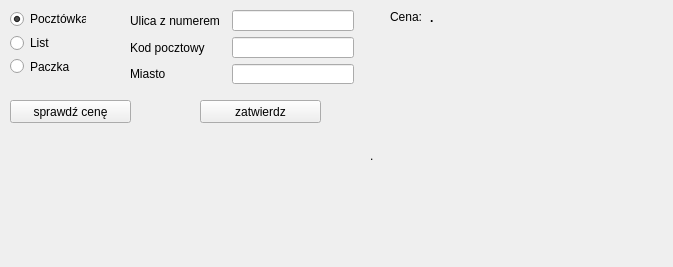
<?xml version="1.0" encoding="UTF-8"?>
<ui version="4.0">
 <class>Form</class>
 <widget class="QWidget" name="Form">
  <property name="geometry">
   <rect>
    <x>0</x>
    <y>0</y>
    <width>673</width>
    <height>267</height>
   </rect>
  </property>
  <property name="windowTitle">
   <string>Form</string>
  </property>
  <widget class="QPushButton" name="but">
   <property name="geometry">
    <rect>
     <x>10</x>
     <y>100</y>
     <width>121</width>
     <height>23</height>
    </rect>
   </property>
   <property name="text">
    <string>sprawdź cenę</string>
   </property>
  </widget>
  <widget class="QLabel" name="label_4">
   <property name="geometry">
    <rect>
     <x>390</x>
     <y>10</y>
     <width>47</width>
     <height>13</height>
    </rect>
   </property>
   <property name="text">
    <string>Cena:</string>
   </property>
  </widget>
  <widget class="QLabel" name="wyswietlcene">
   <property name="geometry">
    <rect>
     <x>430</x>
     <y>10</y>
     <width>91</width>
     <height>16</height>
    </rect>
   </property>
   <property name="styleSheet">
    <string notr="true">font-weight: bold;
font-size: 20;
</string>
   </property>
   <property name="text">
    <string>.</string>
   </property>
  </widget>
  <widget class="QPushButton" name="but2">
   <property name="geometry">
    <rect>
     <x>200</x>
     <y>100</y>
     <width>121</width>
     <height>23</height>
    </rect>
   </property>
   <property name="text">
    <string>zatwierdz</string>
   </property>
  </widget>
  <widget class="QLabel" name="obraz">
   <property name="geometry">
    <rect>
     <x>370</x>
     <y>80</y>
     <width>291</width>
     <height>151</height>
    </rect>
   </property>
   <property name="text">
    <string>.</string>
   </property>
  </widget>
  <widget class="QWidget" name="">
   <property name="geometry">
    <rect>
     <x>10</x>
     <y>10</y>
     <width>76</width>
     <height>65</height>
    </rect>
   </property>
   <layout class="QVBoxLayout" name="verticalLayout">
    <item>
     <widget class="QRadioButton" name="rbut1">
      <property name="text">
       <string>Pocztówka</string>
      </property>
      <property name="checked">
       <bool>true</bool>
      </property>
     </widget>
    </item>
    <item>
     <widget class="QRadioButton" name="rbut2">
      <property name="text">
       <string>List</string>
      </property>
     </widget>
    </item>
    <item>
     <widget class="QRadioButton" name="rbut3">
      <property name="text">
       <string>Paczka</string>
      </property>
     </widget>
    </item>
   </layout>
  </widget>
  <widget class="QWidget" name="">
   <property name="geometry">
    <rect>
     <x>130</x>
     <y>10</y>
     <width>224</width>
     <height>74</height>
    </rect>
   </property>
   <layout class="QGridLayout" name="gridLayout">
    <item row="0" column="0">
     <widget class="QLabel" name="label">
      <property name="text">
       <string>Ulica z numerem</string>
      </property>
     </widget>
    </item>
    <item row="0" column="2">
     <widget class="QLineEdit" name="le"/>
    </item>
    <item row="1" column="0" colspan="2">
     <widget class="QLabel" name="label_2">
      <property name="text">
       <string>Kod pocztowy</string>
      </property>
     </widget>
    </item>
    <item row="1" column="2">
     <widget class="QLineEdit" name="le_3"/>
    </item>
    <item row="2" column="0">
     <widget class="QLabel" name="label_3">
      <property name="text">
       <string>Miasto</string>
      </property>
     </widget>
    </item>
    <item row="2" column="2">
     <widget class="QLineEdit" name="le_2"/>
    </item>
   </layout>
  </widget>
 </widget>
 <resources/>
 <connections/>
</ui>
